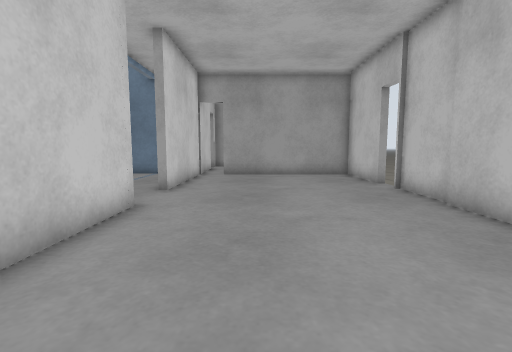
View 1 (above)

23 first-person views from a walk through a robot-simulator world made for Gazebo. The camera is 0.72 m above the floor, tilts 6° down and sees 85° across. The floor is counted in squares, 0.5 m on a side. Each view is taken from the middle of a square. On the plan, view 1 faces up. The plan holds only what a view shows up to about 14 squares ahead; the rest is blank.

View 2
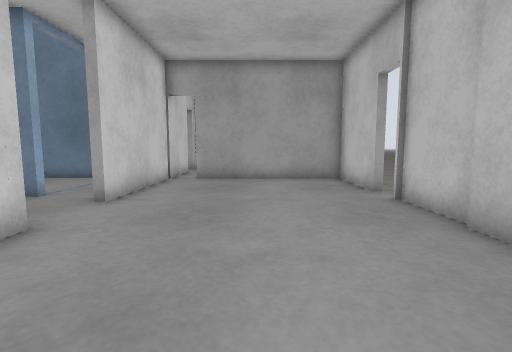

View 3
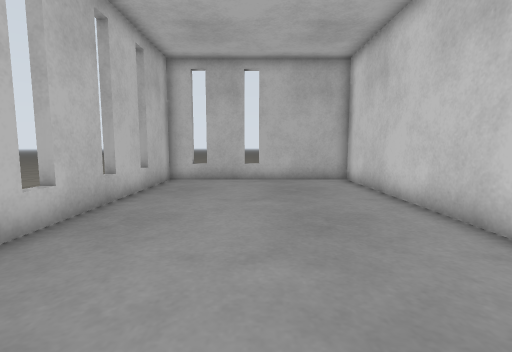

View 4
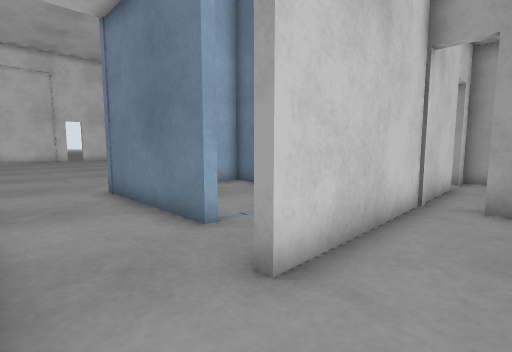

View 5
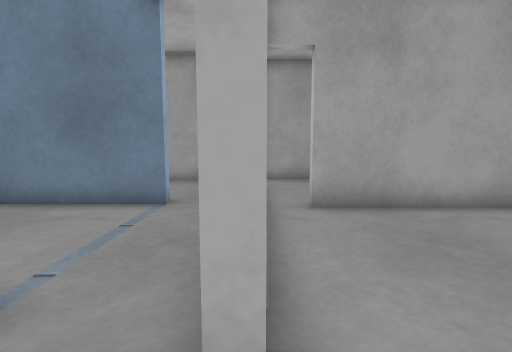

View 6
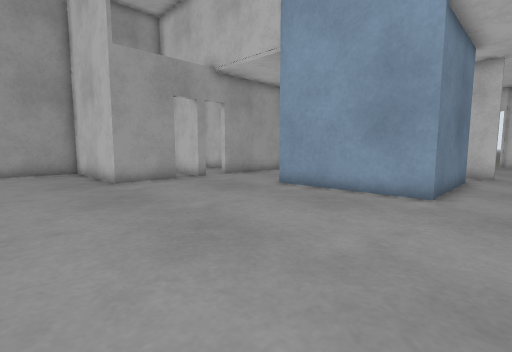

View 7
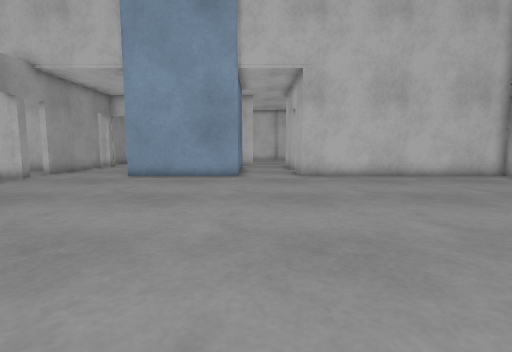

View 8
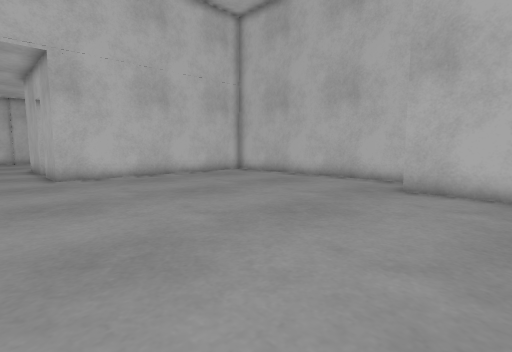

View 9
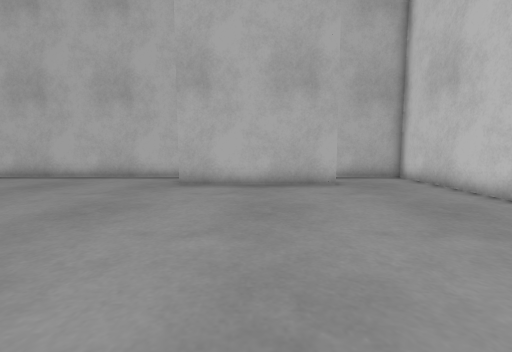

View 10
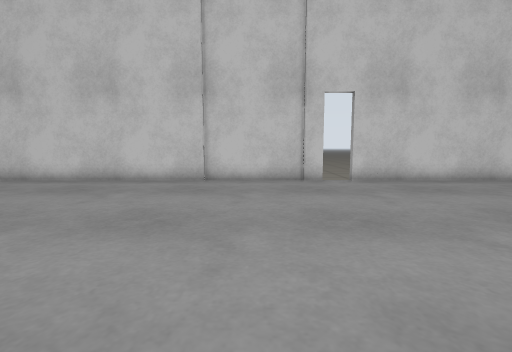

View 11
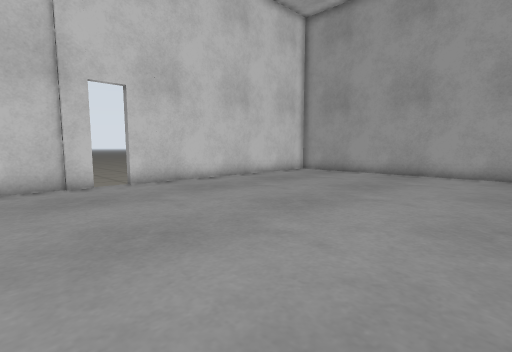

View 12
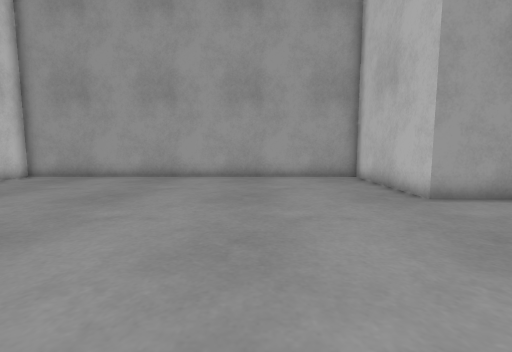

View 13
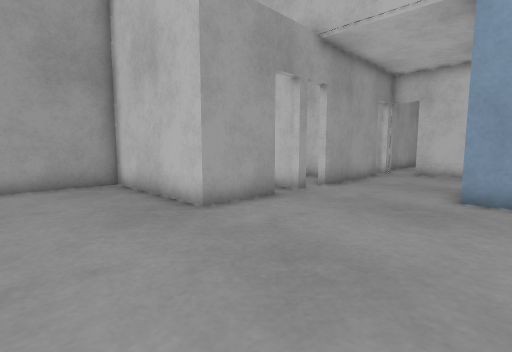

View 14
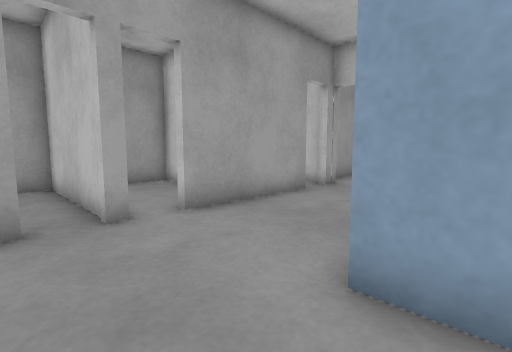

View 15
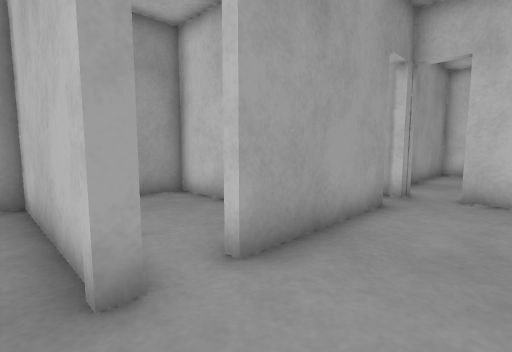

View 16
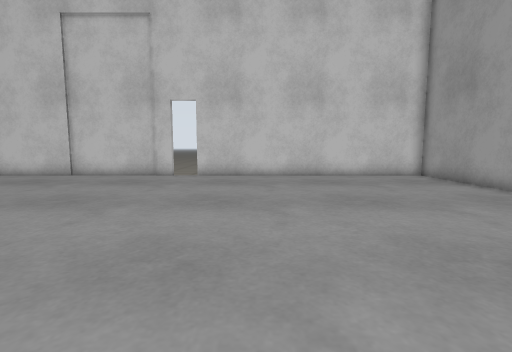

View 17
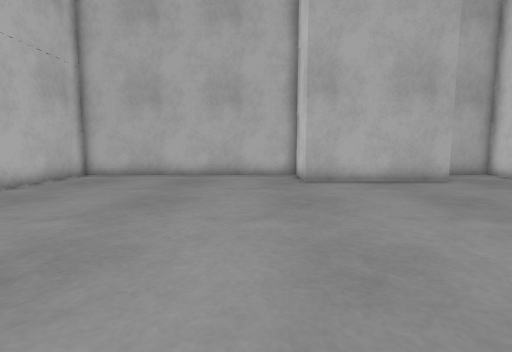

View 18
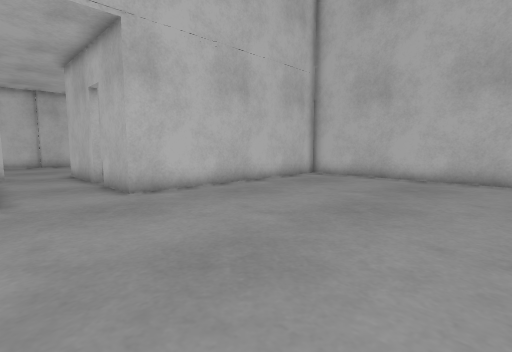

View 19
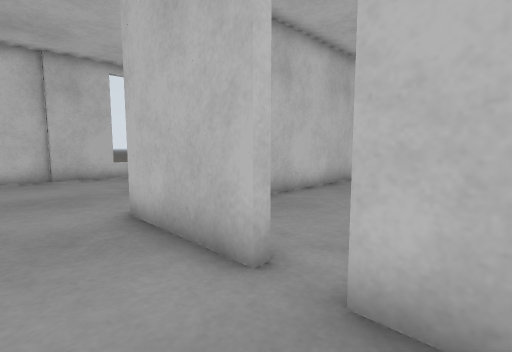

View 20
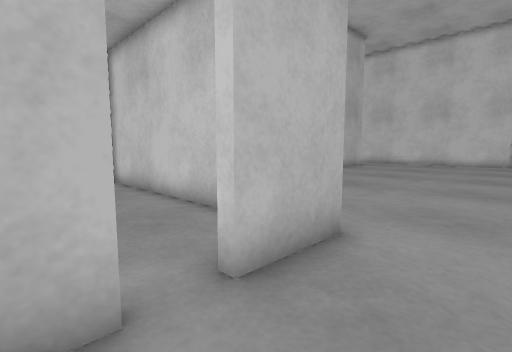

View 21
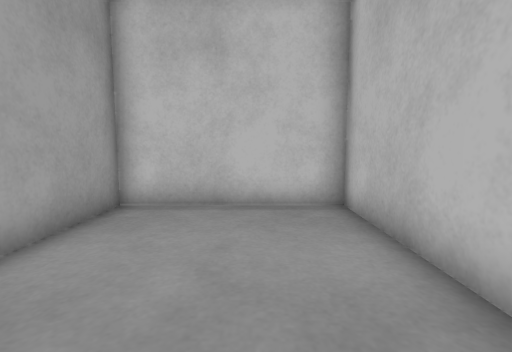

View 22
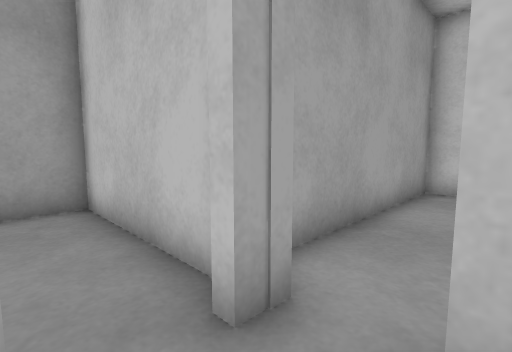

View 23
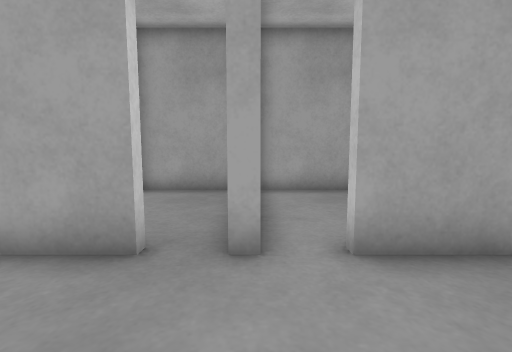

### Floor plan
Points are (right, up) in squares from view 1. A wall is a line through its corners. A room is listed if a view was taken in it or the views show most of it. See-through windows are left out.
Room 1 (views 1, 2, 3, 4)
walls: (-3, 6.8) (-2.9, -3.2) (4.8, -3.2) (4.8, 7); (4.8, 10.9) (4.8, 14.5) (-1.8, 14.5); (-3, 14.9) (-3, 9.2)
ways out: opening at (-3, 8.5) to room 2; open door at (-2.5, 15) to room 3; open door at (5, 10.5)
objects: window (5, 8) to (5, 9)
Room 2 (views 5, 6, 7, 8, 9, 10, 11, 12, 13, 14, 15, 16, 17, 18, 19, 20, 23)
walls: (-30.8, 12.9) (-30.8, -3.2) (-27.8, -3.2); (-12.6, 19.6) (-15.2, 19.6) (-15.2, 25.2) (-30.8, 25.2) (-30.8, 14.1); (-10.9, 19.6) (-11.3, 19.6); (-27.1, -0.6) (-21.1, -0.6) (-21.1, -3.2) (-10.4, -3.2) (-10.4, 6.8) (-7.9, 6.8); (-6.8, 6.8) (-3, 6.8); (-5.1, 9.9) (-10.4, 9.9) (-10.4, 15.4); (-7.2, 21.4) (-7.2, 25.2) (-10.9, 25.2); (-3, 9.2) (-3.2, 9.2) (-3.2, 10.2)
ways out: opening at (-3, 8.5) to room 1; opening at (-7.5, 18) to room 4; opening at (-4.5, 10) to room 5; open door at (-11.5, 20) to room 6; open door at (-31, 11); open door at (-27, -1.5); open door at (-7.5, 7)
objects: white box (-10, 20); white box (-9, 20) to (-8, 20); white box (-7, 20)
Room 3 (view 21)
walls: (0.2, 14.8) (4.8, 14.8) (4.8, 20.4) (-3, 20.4); (-3, 18.4) (-3, 14.9)
ways out: open door at (-2.5, 15) to room 1; open door at (-3, 19) to room 4
Room 4 (view 22)
walls: (-4.9, 19.6) (-5.6, 19.6); (-3.2, 20) (-3.2, 25.2) (-4.9, 25.2); (-3.2, 16.2) (-3.2, 18.4)
ways out: opening at (-7.5, 18) to room 2; open door at (-3, 19) to room 3; opening at (-4.5, 15) to room 5; open door at (-5, 20)
objects: white box (-6, 20); white box (-4, 20)
Room 5 (no view inside)
walls: (-5.1, 14.9) (-10, 14.9) (-10, 13.9)
ways out: opening at (-4.5, 10) to room 2; opening at (-4.5, 15) to room 4
Room 6 (no view inside)
walls: (-10.9, 25.2) (-14.9, 25.2); (-11.3, 19.6) (-11.3, 25.2)
ways out: open door at (-11.5, 20) to room 2

Where each view was taken, in squares from view 1:
view 1: 0 up, 0 right, facing up
view 2: 2 up, 1 right, facing up
view 3: 9 up, 1 right, facing down
view 4: 7 up, 1 left, facing up-left
view 5: 8 up, 3 left, facing up
view 6: 8 up, 19 left, facing up-right
view 7: 9 up, 24 left, facing right
view 8: 9 up, 24 left, facing down-right
view 9: 10 up, 24 left, facing down
view 10: 10 up, 19 left, facing left
view 11: 10 up, 20 left, facing up-left
view 12: 12 up, 20 left, facing up
view 13: 14 up, 19 left, facing up-right
view 14: 14 up, 13 left, facing up-right
view 15: 17 up, 12 left, facing up-right
view 16: 17 up, 17 left, facing left
view 17: 11 up, 19 left, facing down
view 18: 10 up, 19 left, facing down-right
view 19: 9 up, 9 left, facing down-right
view 20: 9 up, 6 left, facing down-left
view 21: 17 up, 2 left, facing right
view 22: 18 up, 5 left, facing up-right
view 23: 16 up, 11 left, facing up
